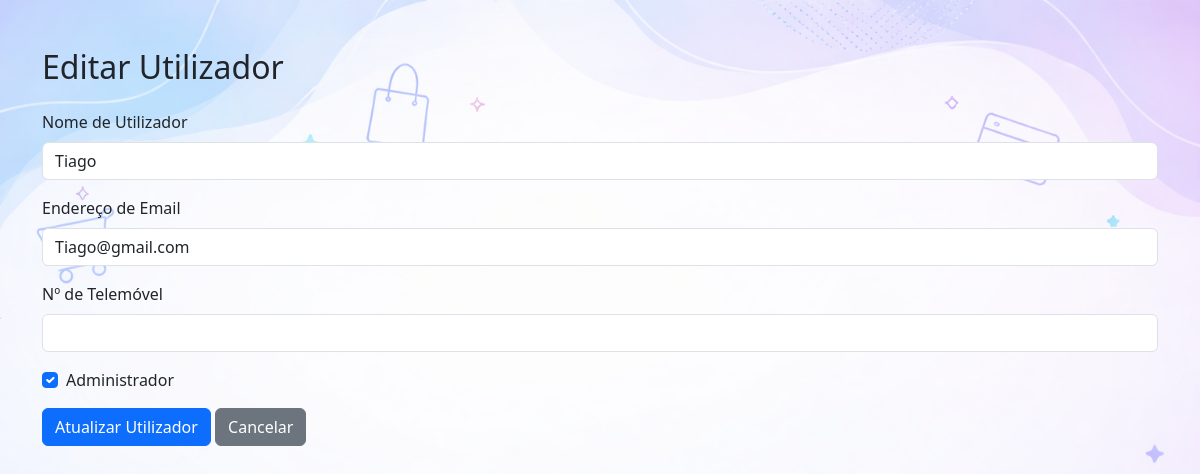
The page /Admin/UserManagement/edit_user.php?id=1 (signed in) on the database its author committed.
### tables this page shows
CREATE TABLE `users` (
  `ID` int(11) NOT NULL,
  `Email` varchar(150) NOT NULL,
  `Username` varchar(100) NOT NULL,
  `Phone_number` varchar(9) DEFAULT NULL,
  `Password` varchar(255) NOT NULL,
  `Registered_Date` datetime DEFAULT current_timestamp(),
  `Is_Admin` tinyint(1) DEFAULT 0,
  `Balance` decimal(10,2) NOT NULL DEFAULT 0.00
);

### Admin/UserManagement/edit_user.php (the view, shortened to what this page needs)
<?php
  include '../../Connection/connection.php';
  $id = intval($_GET['id']);
  $sql = "SELECT * FROM users WHERE ID = $id";
  $result = mysqli_query($connection, $sql);
  $user = mysqli_fetch_assoc($result);
?>
<!DOCTYPE html>
<html lang="en">
<head>
  <link href="https://cdn.jsdelivr.net/npm/bootstrap@5.3.8/dist/css/bootstrap.min.css" rel="stylesheet">
</head>
<body class="container mt-5">
  <h2 class="mb-4">Editar Utilizador</h2>
  <form method="POST">
    <div class="mb-3">
      <label class="form-label">Nome de Utilizador</label>
      <input type="text" name="Username" class="form-control" value="<?= htmlspecialchars($user['Username']) ?>" required>
    </div>
    <div class="mb-3">
      <label class="form-label">Endereço de Email</label>
      <input type="email" name="Email" class="form-control" value="<?= htmlspecialchars($user['Email']) ?>" required>
    </div>
    <div class="mb-3">
      <label class="form-label">Nº de Telemóvel</label>
      <input type="text" name="Phone_Number" class="form-control" value="<?= htmlspecialchars($user['Phone_Number'] ?? '') ?>" maxlength="9" pattern="9[0-9]{8}">
    </div>
    <div class="form-check mb-3">
      <input class="form-check-input" type="checkbox" name="Is_Admin" <?= $user['Is_Admin'] ? 'checked' : '' ?>>
      <label class="form-check-label">Administrador</label>
    </div>
    <button type="submit" class="btn btn-primary">Atualizar Utilizador</button>
    <a href="users_management.php" class="btn btn-secondary">Cancelar</a>
  </form>
</body>
</html>

### Admin/UserManagement/edit_user.php (style rules this page uses)
body { background: url('../../Images/main_bg.png') no-repeat center center fixed; background-size: cover; }

### rows shown on the page
users: Username "Tiago", Email "Tiago@gmail.com", Is_Admin "☑"
